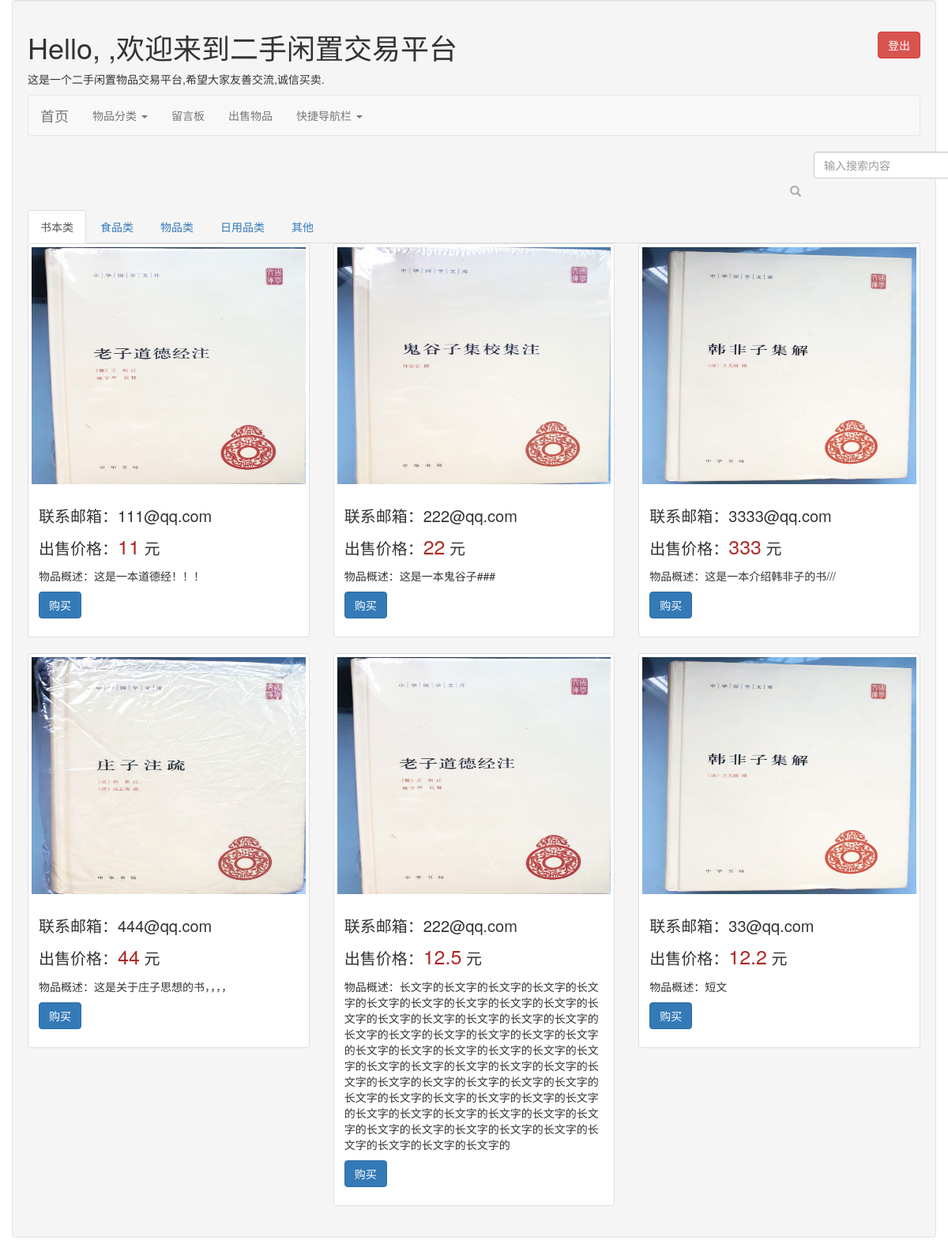
Page /sale_good/showImg/ on the committed database.
### sale_good/models.py (models this page shows, shortened)
class salegood(models.Model):
    description = models.TextField(max_length=256)
    img_url = models.ImageField(upload_to='img') # upload_to指定图片上传的途径，如果不存在则自动创建
    name = models.CharField(max_length=200)
    item_type = (
        ('book', '书本类'),
        ('food','食品类'),
        ('res', '物品类'),
        ('necessary', '日用品类'),
        ('other', '其他'),
    )
    money = models.CharField(max_length=20)
    email = models.EmailField()
    sort = models.CharField(max_length=32,choices=item_type,default='书本类')
    class Meta:
        verbose_name = '出售货物信息'
        verbose_name_plural= '出售货物信息'

### sale_good/views.py (the view)
# urls.py: path('showImg/',views.showImg , name = 'showImg'),
def showImg(request):
    imgs =models.salegood.objects.all() # 从数据库中取出所有的图片路径
    sort = models.salegood.objects.all().values('sort')
    context = {
        'imgs' : imgs,
        'sort' : sort
    }
    return render(request, 'sale_good/showImg.html', locals())

### templates/sale_good/showImg.html (shortened to what this page needs)
{% extends "base.html" %}
{% block content %}
<div class="tabbable tabs-below" id="tabs-972946">
    <ul class="nav nav-tabs">
        <li class="active">
            <a href="#panel-125424" data-toggle="tab">书本类</a>
        </li>
        <li class="">
            <a href="#panel-947621" data-toggle="tab">食品类</a>
        </li>
        <li class="">
            <a href="#panel-947622" data-toggle="tab">物品类</a>
        </li>
        <li class="">
            <a href="#panel-947623" data-toggle="tab">日用品类</a>
        </li>
        <li class="">
            <a href="#panel-947624" data-toggle="tab">其他</a>
        </li>
    </ul>
    <div class="tab-content">
        <div class="tab-pane active" id="panel-125424"  >
            <div class="row" id="panel-125424" >
                {% for item in imgs %}
                    {% if item.sort == 'book' %}
                        <div class="col-sm-4 col-md-4" >
                            <div class="thumbnail" >
                                <img src="{{ item.img_url.url }}" alt="#" style="height: 300px;width: 350px" >
                                    <div class="caption">
                                        <h3 style="font-size: 20px">联系邮箱：<span>{{ item.email }}</span></h3>
                                        <p style="font-size: 20px">出售价格：<span style="color: #ac2925;font-size: 25px">{{ item.money }}</span> 元</p>
                                        <p><span>物品概述：</span>{{ item.description }}</p>
                                        <p>
                                            <a class="btn btn-primary" href="#"  type="button" >
                                                购买
                                            </a>
                                        </p>
                                    </div>
                            </div>
                         </div>
                    {% endif %}
                {% endfor %}
            </div>
        </div>
    </div>
</div>
{% endblock %}

### templates/base.html (shortened to what this page needs)
{% load static %}
<!DOCTYPE html>
<html lang="zh-CN">
<head>
    <link rel="stylesheet" href="https://cdn.staticfile.org/twitter-bootstrap/3.3.7/css/bootstrap.min.css">
</head>
<body>
<div class="container-fluid">
	<div class="row-fluid">
		<div class="span12">
			<div class="hero-unit well">
				<h1>
					Hello, {{ request.session.user_name }},欢迎来到二手闲置交易平台    <a class="btn btn-large btn-danger pull-right" type="button" href="/logout/">登出</a>
				</h1>
				<p>这是一个二手闲置物品交易平台,希望大家友善交流,诚信买卖.</p>
			<nav class="navbar navbar-default" role="navigation">
	<div class="container-fluid">
	<div class="navbar-header">
		<a class="navbar-brand" href="{% url 'sale_good:showImg'%}">首页</a>
	</div>
	<div>
		<ul class="nav navbar-nav">
            <li class="dropdown">
                <a href="#" class="dropdown-toggle" data-toggle="dropdown">
                    物品分类
                    <b class="caret"></b>
                </a>
            </li>
            <li><a href="{% url 'homepage:message_board' %}">留言板</a></li>
            <li><a href="{% url 'sale_good:saleindex' %}">出售物品</a></li>
			<li class="dropdown">
				<a href="#" class="dropdown-toggle" data-toggle="dropdown">
					快捷导航栏
					<b class="caret"></b>
				</a>
			</li>
		</ul>
	</div>
	</div>
</nav>
            <div style="background: none; border:none;margin-left:70em;color: #aaaaaa;">
	            <form class="navbar-form search-form " action="{% url 'homepage:search' %}">
                    <div class="form-group">
                        <input name="wd" class="form-control" type="text" placeholder="输入搜索内容">
                    </div>
                    <button class="btn btn-default" contenteditable="true" type="submit" style="background: none; border:none;margin-left:-3em;color: #aaaaaa;">
                        <span class="glyphicon glyphicon-search"></span>
                    </button>
                </form>
            </div>
{% block content %}
{% endblock %}
            </div>
        </div>
    </div>
</div>
</body>
</html>

### rows in the picture
salegood: img_url (picture), email "111@qq.com", money "11", description "这是一本道德经！！！"
salegood: img_url (picture), email "222@qq.com", money "22", description "这是一本鬼谷子###"
salegood: img_url (picture), email "3333@qq.com", money "333", description "这是一本介绍韩非子的书///"
salegood: img_url (picture), email "444@qq.com", money "44", description "这是关于庄子思想的书，，，，"
salegood: img_url (picture), email "222@qq.com", money "12.5", description "长文字的长文字的长文字的长文字的长文字的长文字的长文字的长文字的长文字的长文字的长文字的长文字的长文字的长文字的长文字的长文字的长文字的长文字的长文字的长文字的长文字的长文字的长文字的长文字的长文字的长文字的长文字的长文字的长文字的长文字的长文字的长文字的长文字的长文字的长文字的长文字的长文字的长文字的长文字的长文字的长文字的长文字的长文字的长文字的长文字的长文字的长文字的长文字的长文字的长文字的长文字的长文字的长文字的长文字的长文字的长文字的长文字的长文字的长文字的长文字的"
salegood: img_url (picture), email "33@qq.com", money "12.2", description "短文"
